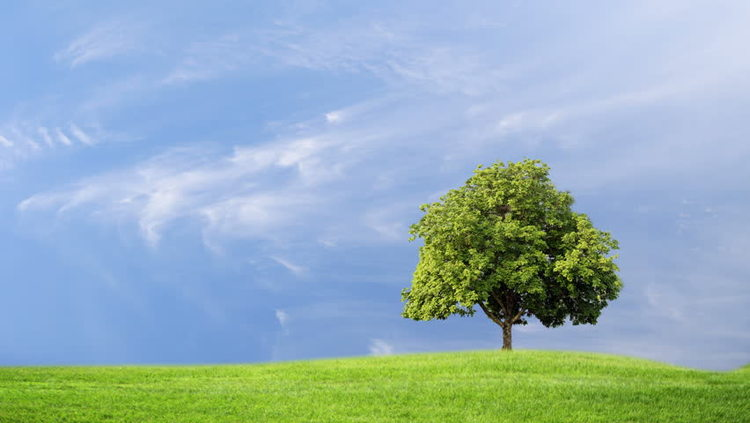
//> input picture data/train/positive/sample_1.jpg, 750 x 423 px; its folder holds 4 pictures in this run
$ ./train   (built with g++ and OpenCV 4)
//> lines starting //> are read from the running program, lines starting //| are printed output that depends on the picture
### src/preprocess.h
#include <opencv2/core.hpp>
#include <opencv2/core/utils/filesystem.hpp>
#include <opencv2/imgcodecs.hpp>
#include <opencv2/imgproc.hpp>

using namespace cv;
using namespace std;

void preprocess(vector<Mat>& buffer){
    vector<Mat> res;
    for(auto& image : buffer) {
        /*
        // select bluish stuff
        Mat mask;
        if(image.empty()) cout<<"image is empty!"<<endl;
        cvtColor(image, image, COLOR_BGR2HSV);
        // need to rescale coordinates: Hue go from 0 to 179 here
        inRange(image, Scalar(140*179/360,0,0), Scalar(350*179/360,255,255), mask);

        // select V channel i.e. grayscale
        Mat channels[3];
        split(image, channels);
        Mat image_gray = channels[2];

        // apply mask
        bitwise_or(image_gray, mask, image_gray);


        // equalize
        equalizeHist(image_gray, image_gray);
        res.push_back(image_gray);
        */
        medianBlur(image, image, 11);
    }

    //buffer = res;
}

### src/train.cpp
#include <iostream>
#include <string>

#include <opencv2/core.hpp>
#include <opencv2/core/utils/filesystem.hpp>
#include <opencv2/imgcodecs.hpp>

#include "preprocess.h"

// here there are the following dirs: positive, negative, train-data (empty), visualization (empty)
// and following files: bg.txt, info.dat
#define TRAIN_PATH "/home/enrico/_code_/final-project/cv-final-project/data/train/"
#define PATTERN "*.jpg"

#define COPY_COMMAND "cp -rv " TRAIN_PATH "* ."
#define CREATE_VEC_COMMAND "opencv_createsamples -info info.dat -vec trees.vec -w %d -h %d -num %d"
#define TRAIN_COMMAND "opencv_traincascade -data train-data -vec trees.vec -bg bg.txt -w %d -h %d -numPos %d -numNeg %d -numStages %d -maxFalseAlarmRate %f"
#define COPY_XML_COMMAND "cp -v train-data/cascade.xml " TRAIN_PATH "../"
#define CLEAN_COMMAND "rm -rfv positive negative train-data visualization trees.vec bg.txt info.dat"

#define WIDTH 64
#define HEIGHT 64
#define NEG 59
#define POS 93
#define STAGES 24//18
#define MAX_FA_RATE 0.33//0.27

int main(){
    // copy the dataset on the CWD
    system(COPY_COMMAND);

    // process positive and negative images
    string dirs[] = {"positive", "negative"};
    for(auto& dir : dirs) {
        std::vector<string> file_names;
        cv::utils::fs::glob(dir, PATTERN, file_names);

        if(file_names.empty())
            throw runtime_error("Cannot find images on dir "+dir+".");
        // Read images
        vector<Mat> buffer;
        for (auto &file : file_names) {
            Mat image = imread(file);
//> image is the input picture: 423 rows x 750 cols, CV_8UC3; mean B, G, R 183.7, 175.8, 149
            if(image.empty()) throw runtime_error("Image "+file+" is empty.");
            buffer.push_back(image);
        }

        cout<<"Processing images on "<<dir<<endl;
        // modify images
        preprocess(buffer);

        // overwrite the image
        int i = 0;
        for (auto &image : buffer) {
            imwrite(file_names.at(i++), image);
        }
//> this loop made 3 passes
//> pass 1, `imwrite(file_names.at(i++), image);`:
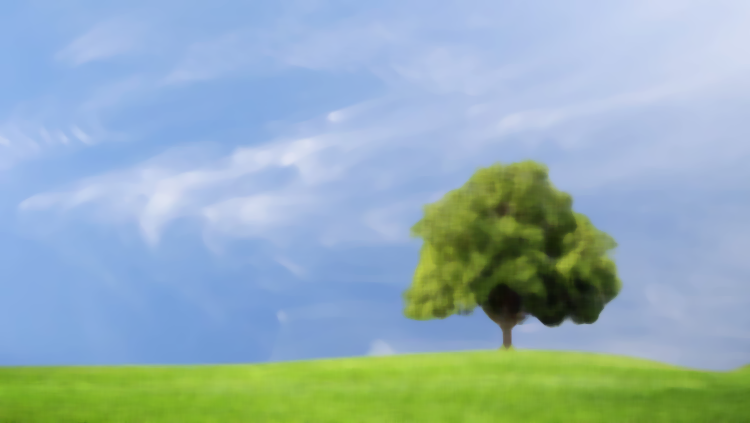
//> saved as sample_1.jpg: 423 rows x 750 cols, CV_8UC3; mean B, G, R 183.7, 175.8, 148.8
//> pass 2, `imwrite(file_names.at(i++), image);`:
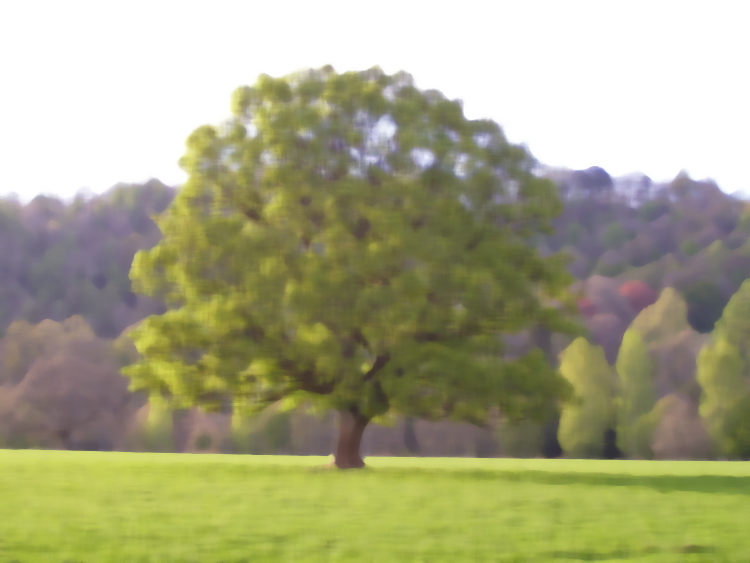
//> saved as sample_100_0642.jpg: 563 rows x 750 cols, CV_8UC3; mean B, G, R 131.4, 166.5, 166.9
//> (the run ends here: the program stops with an error, at `cv::utils::fs::glob(dir, PATTERN, file_names);`)
